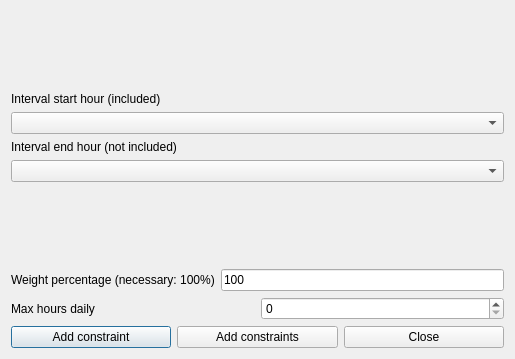
<?xml version="1.0" encoding="UTF-8"?>
<ui version="4.0">
 <class>AddConstraintTeachersMaxHoursDailyInIntervalForm_template</class>
 <widget class="QDialog" name="AddConstraintTeachersMaxHoursDailyInIntervalForm_template">
  <property name="geometry">
   <rect>
    <x>0</x>
    <y>0</y>
    <width>514</width>
    <height>359</height>
   </rect>
  </property>
  <property name="windowTitle">
   <string extracomment="This is the title of the dialog to add a new constraint of this type">Add teachers max hours daily in interval</string>
  </property>
  <layout class="QGridLayout" name="gridLayout">
   <item row="1" column="0">
    <layout class="QVBoxLayout" name="verticalLayout">
     <item>
      <widget class="QLabel" name="startTextLabel">
       <property name="frameShape">
        <enum>QFrame::NoFrame</enum>
       </property>
       <property name="frameShadow">
        <enum>QFrame::Plain</enum>
       </property>
       <property name="text">
        <string extracomment="This field refers to a constraint operating on a given hourly interval. The selected start hour of the interval is included (is counted) in the constraint, while the selected end hour of the interval is not included (is not counted) in the constraint.">Interval start hour (included)</string>
       </property>
       <property name="wordWrap">
        <bool>false</bool>
       </property>
      </widget>
     </item>
     <item>
      <widget class="QComboBox" name="startHourComboBox">
       <property name="editable">
        <bool>false</bool>
       </property>
       <property name="insertPolicy">
        <enum>QComboBox::NoInsert</enum>
       </property>
       <property name="duplicatesEnabled">
        <bool>false</bool>
       </property>
      </widget>
     </item>
    </layout>
   </item>
   <item row="0" column="0">
    <spacer name="spacer1">
     <property name="orientation">
      <enum>Qt::Vertical</enum>
     </property>
     <property name="sizeType">
      <enum>QSizePolicy::Expanding</enum>
     </property>
     <property name="sizeHint" stdset="0">
      <size>
       <width>20</width>
       <height>21</height>
      </size>
     </property>
    </spacer>
   </item>
   <item row="5" column="0">
    <layout class="QHBoxLayout">
     <item>
      <widget class="QLabel" name="textLabel1">
       <property name="text">
        <string>Max hours daily</string>
       </property>
       <property name="wordWrap">
        <bool>false</bool>
       </property>
      </widget>
     </item>
     <item>
      <widget class="QSpinBox" name="maxHoursSpinBox"/>
     </item>
    </layout>
   </item>
   <item row="4" column="0">
    <layout class="QHBoxLayout">
     <item>
      <widget class="QLabel" name="weightTextLabel">
       <property name="frameShape">
        <enum>QFrame::NoFrame</enum>
       </property>
       <property name="frameShadow">
        <enum>QFrame::Plain</enum>
       </property>
       <property name="text">
        <string>Weight percentage (necessary: 100%)</string>
       </property>
       <property name="wordWrap">
        <bool>false</bool>
       </property>
      </widget>
     </item>
     <item>
      <widget class="QLineEdit" name="weightLineEdit">
       <property name="text">
        <string notr="true">100</string>
       </property>
      </widget>
     </item>
    </layout>
   </item>
   <item row="2" column="0">
    <layout class="QVBoxLayout" name="verticalLayout_2">
     <item>
      <widget class="QLabel" name="endTextLabel">
       <property name="frameShape">
        <enum>QFrame::NoFrame</enum>
       </property>
       <property name="frameShadow">
        <enum>QFrame::Plain</enum>
       </property>
       <property name="text">
        <string extracomment="This field refers to a constraint operating on a given hourly interval. The selected start hour of the interval is included (is counted) in the constraint, while the selected end hour of the interval is not included (is not counted) in the constraint.">Interval end hour (not included)</string>
       </property>
       <property name="wordWrap">
        <bool>false</bool>
       </property>
      </widget>
     </item>
     <item>
      <widget class="QComboBox" name="endHourComboBox">
       <property name="editable">
        <bool>false</bool>
       </property>
       <property name="insertPolicy">
        <enum>QComboBox::NoInsert</enum>
       </property>
       <property name="duplicatesEnabled">
        <bool>false</bool>
       </property>
      </widget>
     </item>
    </layout>
   </item>
   <item row="6" column="0">
    <layout class="QHBoxLayout">
     <item>
      <widget class="QPushButton" name="addConstraintPushButton">
       <property name="text">
        <string>Add constraint</string>
       </property>
      </widget>
     </item>
     <item>
      <widget class="QPushButton" name="addConstraintsPushButton">
       <property name="text">
        <string>Add constraints</string>
       </property>
      </widget>
     </item>
     <item>
      <widget class="QPushButton" name="closePushButton">
       <property name="text">
        <string>Close</string>
       </property>
      </widget>
     </item>
    </layout>
   </item>
   <item row="3" column="0">
    <spacer name="verticalSpacer">
     <property name="orientation">
      <enum>Qt::Vertical</enum>
     </property>
     <property name="sizeHint" stdset="0">
      <size>
       <width>493</width>
       <height>24</height>
      </size>
     </property>
    </spacer>
   </item>
  </layout>
 </widget>
 <layoutdefault spacing="6" margin="11"/>
 <resources/>
 <connections/>
</ui>
